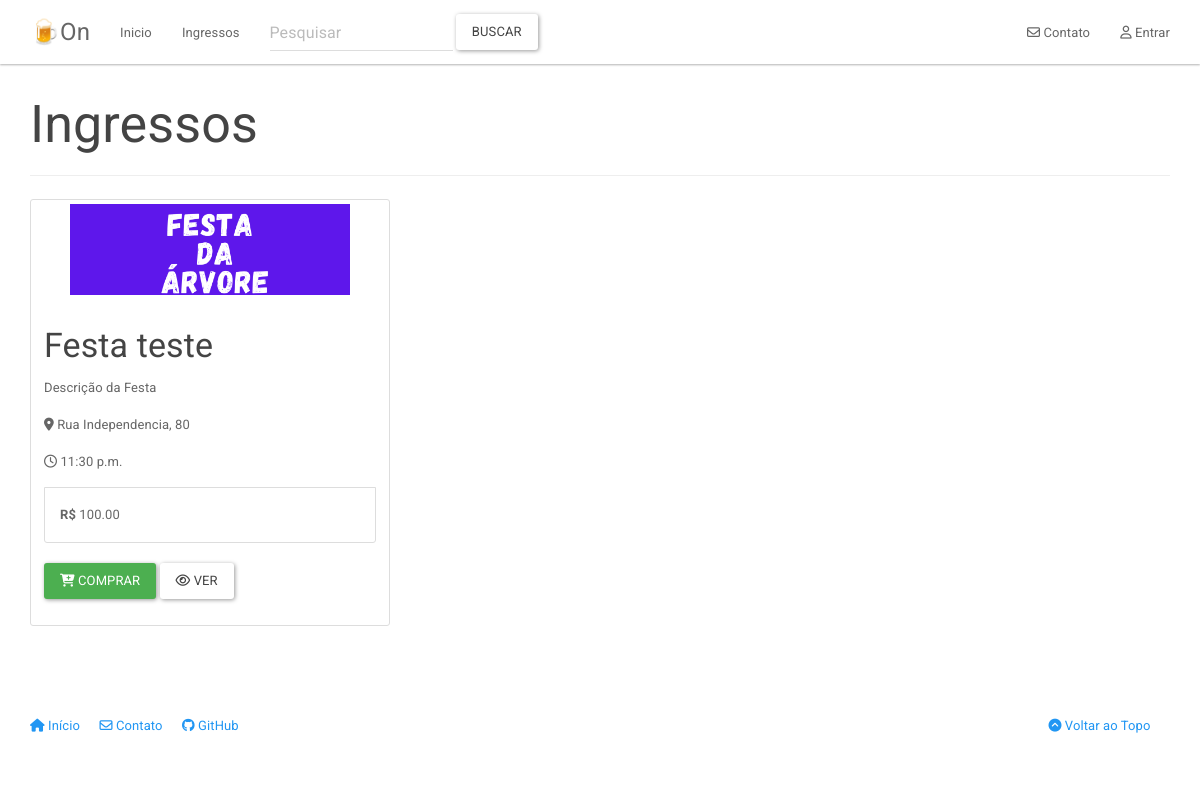
Before: /ingressos/ with the older database file.
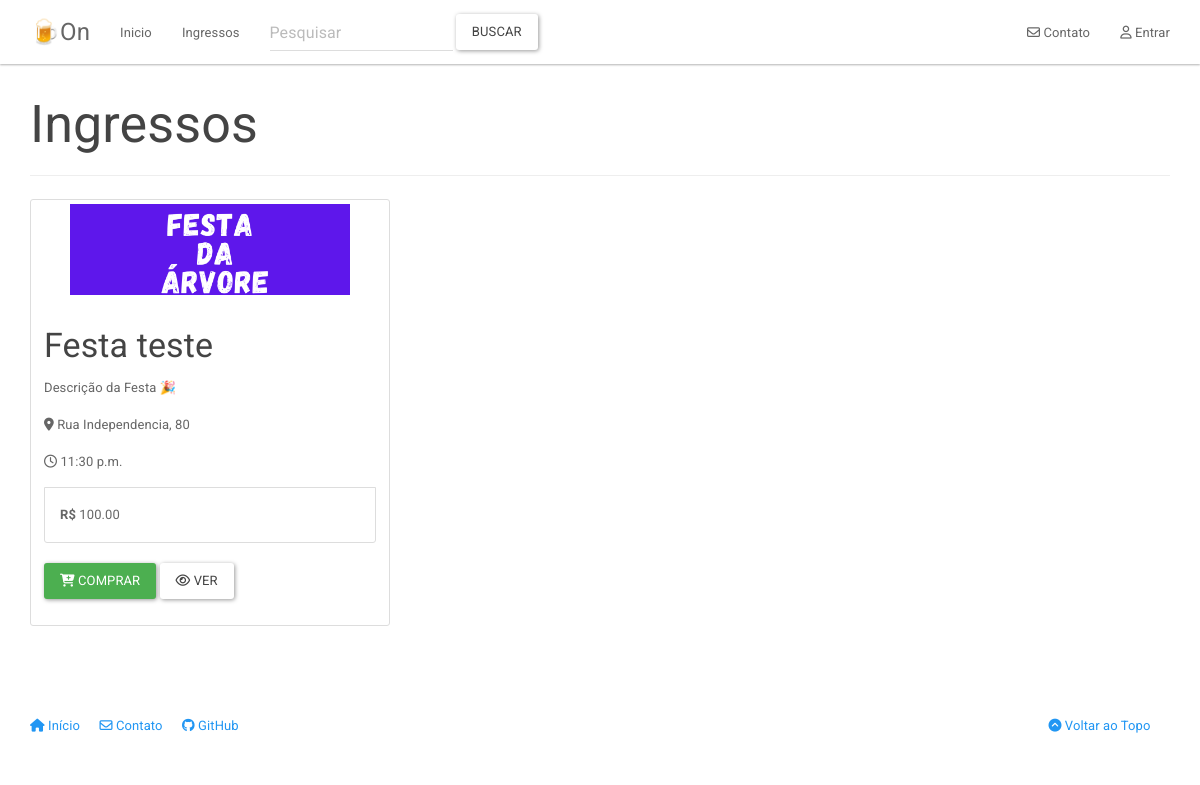
After: the same page with the newer database file.
### catalog/models.py (models this page shows, shortened)
class Ingresso(models.Model):
    titulo = models.CharField('titulo', max_length=100)
    slug = models.SlugField('slug', max_length=100)
    descricao = models.CharField('descricao', max_length=280)
    dataEvento = models.DateField('dataEvento')
    imgEvento = models.ImageField(
        'Imagem', upload_to='ingressos', blank=True, null=True)
    horaEvento = models.TimeField('horaEvento')
    localEvento = models.CharField('localEvento', max_length=150)
    idToken = models.CharField('idToken', max_length=30)
    qtdIngresso = models.IntegerField('qtdIngresso')
    precoIngresso = models.DecimalField(
        'precoIngresso', decimal_places=2, max_digits=8)
    tipoingresso = models.ForeignKey(
        'catalog.TipoIngresso', verbose_name='TipoIngresso', on_delete=models.CASCADE)
    criado = models.DateTimeField('Criado em', auto_now_add=True)
    modificado = models.DateTimeField('Modificado em', auto_now=True)
    class Meta:
        verbose_name = 'Ingresso'
        verbose_name_plural = 'Ingressos'
        ordering = ['titulo']

### catalog/views.py (the view)
# urls.py: path('', views.ingresso_list, name='ingresso_list'),
def ingresso_list(request):
    context = {
        'ingressos': Ingresso.objects.all()
    }
    return render(request, 'catalog/ingresso_list.html', context) #para cada aplicação irá buscar a pasta template e renderizar

### catalog/templates/catalog/ingresso_list.html (shortened to what this page needs)
{% extends "base.html" %}
{% block container %}
<div class="page-header">
    <h1>Ingressos</h1>
</div>
<div class="row">
{% for ingresso in ingressos %}
    <div class="col-sm-6 col-md-4">
        <div class="thumbnail">
            <a href="">
            {% if ingresso.imgEvento %}
                <img src="{{ingresso.imgEvento.url}}" alt="{{ ingresso.titulo }}" height="283" width="280"/>
            {% endif %}
            </a>
            <div class="caption">
                <h3>{{ ingresso.titulo }}</h3>
                <p>{{ ingresso.descricao }}</p>
                <ul class="list-group list-group-flush">
                    <p class="card-text"><i class="fas fa-map-marker-alt"></i> {{ ingresso.localEvento }} </p>
                    <p class="card-text"><i class="far fa-clock"></i> {{ ingresso.horaEvento }}
                    <li class="list-group-item"><strong>R$</strong> {{ ingresso.precoIngresso }} </li>
                </ul>
                <p><a href="#" class="btn btn-success" role="button"><i class="fas fa-cart-plus"></i> Comprar</a> <a href="{% url 'ingresso' ingresso.id %}" class="btn btn-default" role="button"><i class="far fa-eye"></i> Ver</a></p>
            </div>
        </div>
    </div>
{% endfor %}
</div>
{% endblock %}

Changed rows visible on the page:
changed Ingresso "Festa teste": descricao "Descrição da Festa" → "Descrição da Festa 🎉"
